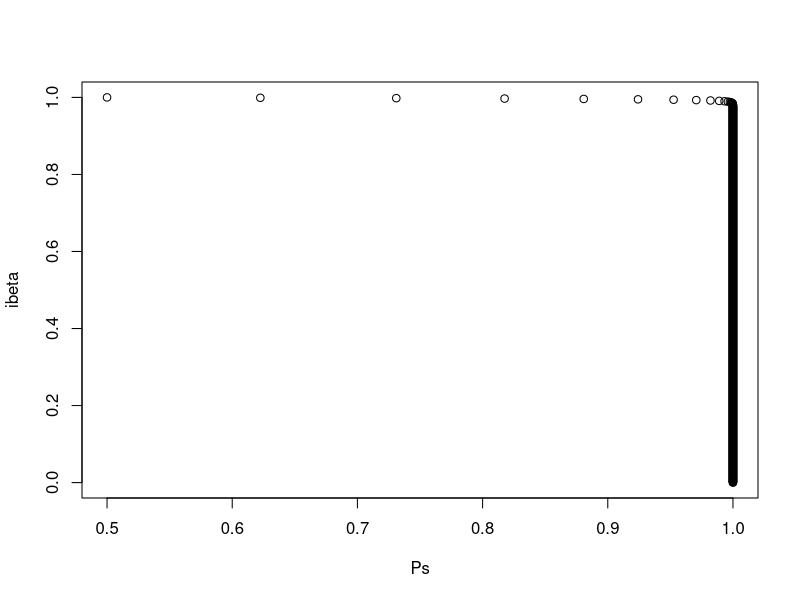
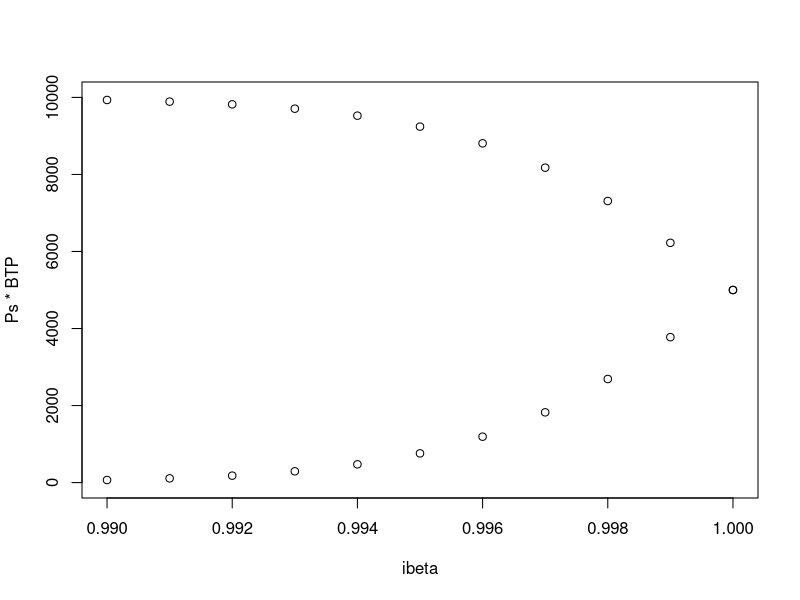
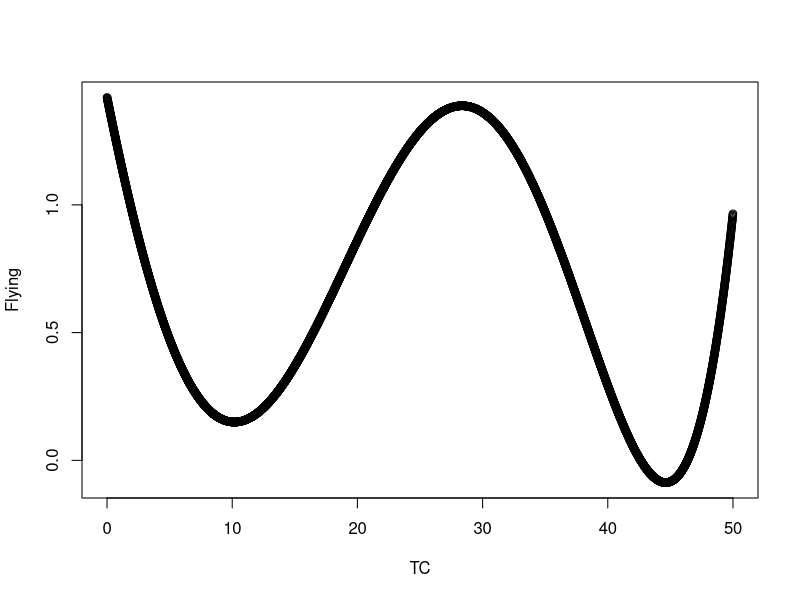
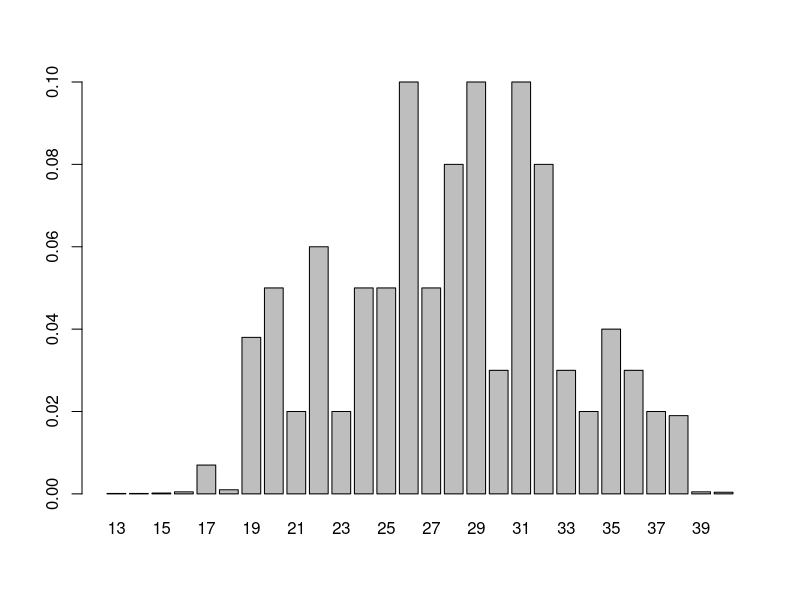
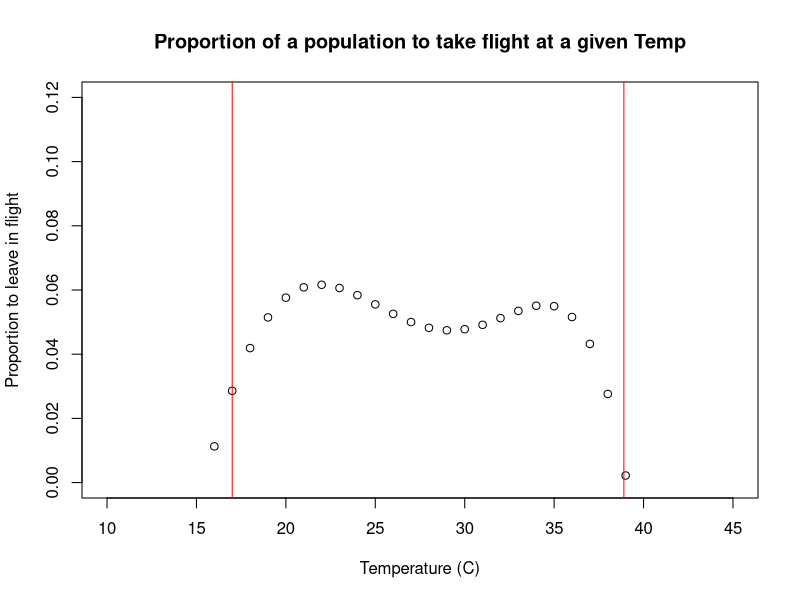
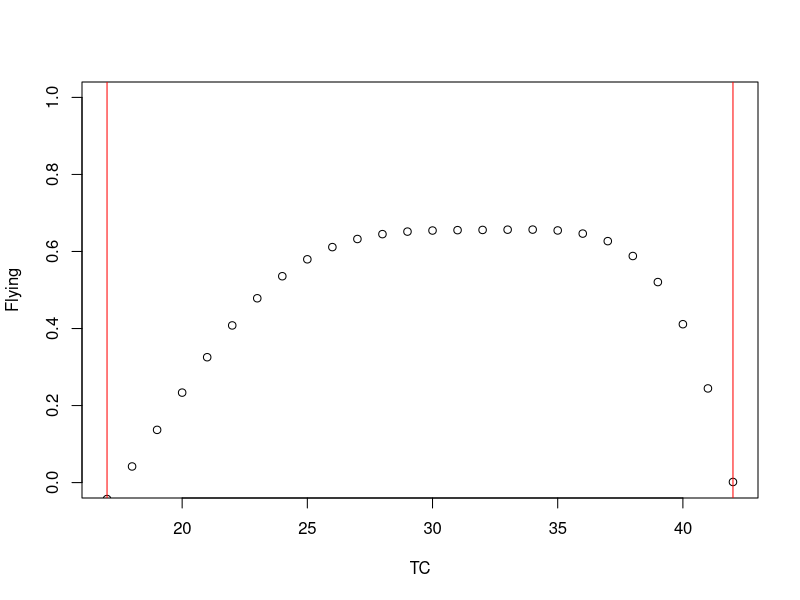

Reproduce these figures in R, in order.



BTP=10000
ibeta=seq(0,1,.001)
Ps=1/(1+exp(-(500*(1-ibeta)))) 
plot(Ps,ibeta)
plot(Ps*BTP~ibeta,ylim=c(0,10000),xlim=c(.99,1.0))
points((1-Ps)*BTP~ibeta)


TC<-seq(0,50,.01)
Flying <- 1.42056 + (-0.2430939)*TC + (8.667045e-03)*(TC**2.0) + (5.472634e-04)*(TC**3.0) + 
  (-2.854299e-05)*(TC**4.0) + (3.200559e-07)*(TC**5.0)
plot(TC,Flying,)


temps<-seq(13,40,1)
#print(temps)
#length(temps)
vals=c(.0001,.0001,.0002,.0005,.007,.001,.038,.05,.02,.06,.02,
       .05,.05,.1,.05,.08,.1,.03,.1,.08,.03,.02,.04,.03,.02,.019,.0005,.0004)
sum(vals)
length(vals)
cumsum(vals)
vals_scaled<-vals
barplot(vals_scaled,names.arg = temps)

polynomial_fitter<-function(Temp,par,y_obs){
  y=par[1]+(par[2]*Temp)+(par[3]*Temp**2)+(par[4]*Temp**3)+(par[5]*Temp**4)+(par[6]*Temp**5)
  return(-sum(dnorm(y_obs,mean=y,sd=.001,log=TRUE)))  
}
fit<-optim(fn=polynomial_fitter,par=c(0,-.2439,1e-2,.5e-3, -2e-5,.3e-7),Temp=as.numeric(temps),y_obs=as.numeric(vals_scaled))

(x1<-fit$par[1])
(x2<-fit$par[2])
(x3<-fit$par[3])
(x4<-fit$par[4])
(x5<-fit$par[5])
(x6<-fit$par[6])

polynomial_plotters<-function(Temp,x1,x2,x3,x4,x5,x6){
  y=x1+(x2*Temp)+(x3*Temp**2)+(x4*Temp**3)+(x5*Temp**4)+(x6*Temp**5)
  return(y)
}
temps2<-seq(13,45,1)
Y<-polynomial_plotters(temps2,x1,x2,x3,x4,x5,x6)
#sum(Y)
plot(temps2,Y,xlab="Temperature (C)",ylab="Proportion to leave in flight",ylim=c(0,.12),xlim=c(10,45),
     main="Proportion of a population to take flight at a given Temp")
abline(v=17,col='red')
abline(v=38.9,col='red')


#max(Y)
TC=seq(17,42)
Flying <-2.500e+01 + (-5.324e+00)*TC + (4.277e-01)*(TC**2.0) + (-1.633e-02)*(TC**3.0) + 
  (3.014e-04)*(TC**4.0) + (-2.172e-06)*(TC**5.0)

plot(Flying~TC,ylim=c(0,1.0))
abline(v=17,col='red')
abline(v=42,col='red')
1/.06



